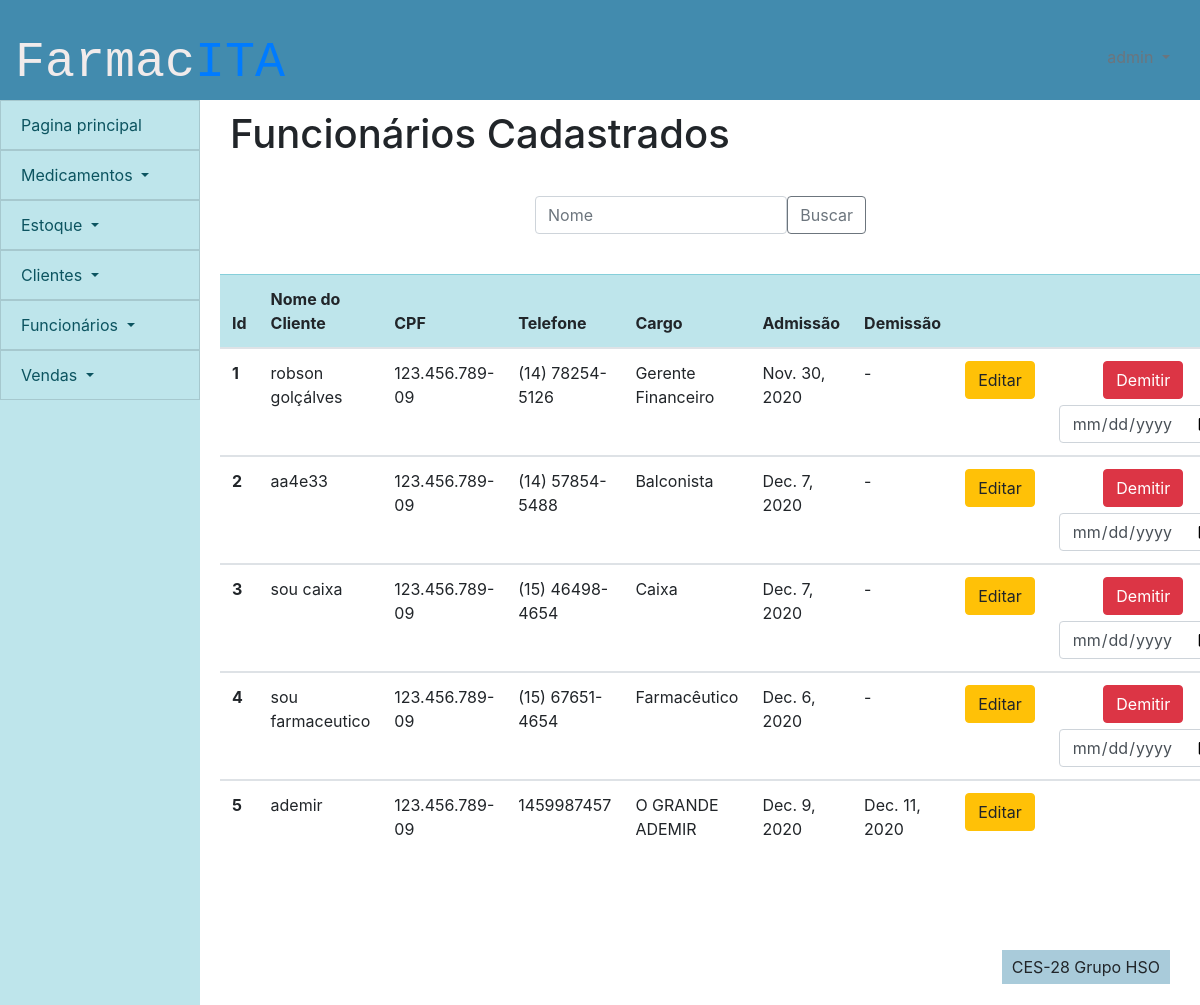
Before: /pessoas/editar_usuario (signed in) with the older database file.
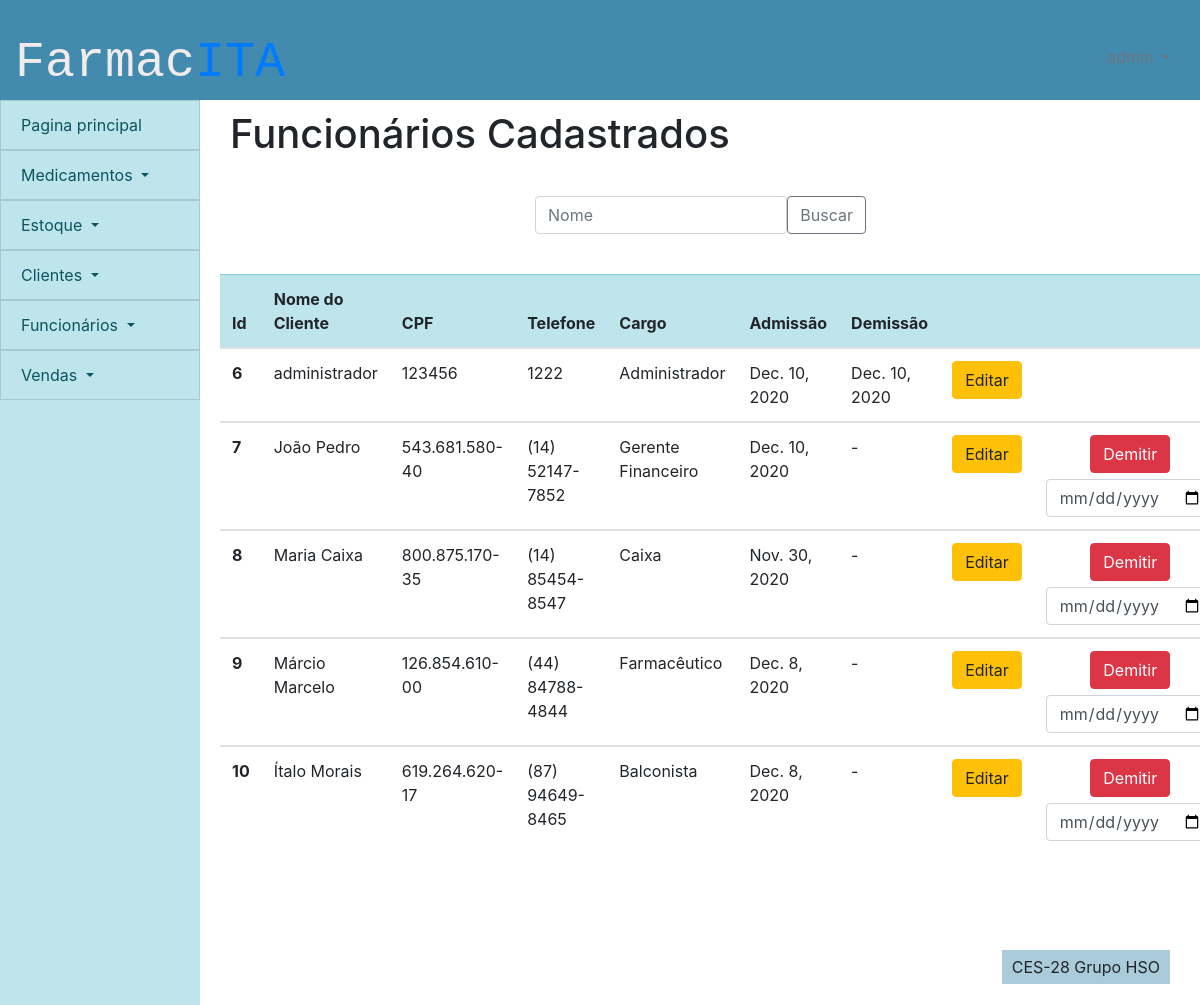
After: the same page with the newer database file.
### pessoas/models.py (models this page shows)
class funcionario(models.Model):
    id = models.AutoField(primary_key=True, auto_created=True)
    user = models.OneToOneField(User,on_delete=models.CASCADE)
    nome_funcionario = models.CharField(max_length=300)
    cpf = models.CharField(max_length=14)
    telefone = models.CharField(max_length=15)
    cargo = models.CharField(max_length=100)
    data_de_admissao = models.DateField(auto_now=False,auto_now_add=False,null=False)
    data_de_demissao = models.DateField(auto_now=False,auto_now_add=False,null=True)
    class Meta:
        db_table = 'funcionarios'

### pessoas/views.py (the view, shortened to what this page needs)
# urls.py: path('editar_usuario',views.editar_usuario, name = 'editar_usuario'),
def editar_usuario(request):
    check, retorno = checar_cargo(request)
    if check:
        return retorno
    cargo = funcionario.objects.get(user=request.user).cargo
    sucesso=False
    if request.user.is_authenticated:
        editar = False
        lista = funcionario.objects.all()
        busca = request.GET.get('buscacliente')
        if busca:
            editar = False
            lista = funcionario.objects.filter(nome_funcionario__icontains = busca)
        delete = request.GET.get('delete')
        data = request.GET.get('data_de_demissao')
        if delete:
            print("olha aki")
            teste = funcionario.objects.filter(id = delete)
            print(data)
            teste.update(data_de_demissao = data)
        editando = request.GET.get('edit')
        if editando:
            editar = True
            lista = funcionario.objects.filter(id = editando)
        return render(request,'pessoas/pagina_edicao_de_usuario.html',{'lista':lista,'editar':editar,'sucesso':sucesso,'cargo':cargo})
    else:
        return failed_login(request)

### pessoas/views.py (called while the page is built)
def checar_cargo(request):
    user = request.user
    if user.is_anonymous:
        return True, redirect('/')
    else:
        cargo = funcionario.objects.get(user=request.user).cargo
        if cargo == 'Caixa':
            return 1, render(request,'sem_permissao.html',{'cargo':cargo})
        elif cargo == 'Gerente Financeiro':
            return 2, render(request,'sem_permissao.html',{'cargo':cargo})
        elif cargo == 'Balconista':
            return 3, render(request,'sem_permissao.html',{'cargo':cargo})
    return False, False

### frontend/pessoas/pagina_edicao_de_usuario.html (shortened to what this page needs)
{% extends 'template/padrao.html' %}
{% load static %}
{%block titulo-conteudo %}
Funcionários Cadastrados
{% endblock %}
{% block content %}
<div>
    <div class="row formulario">
        <div class="col-sm-12">
            <div>
                <form method="GET">
                    <div class="input-group-prepend">
                        <input type="text" class="form-control" placeholder="Nome" name="buscacliente" id="buscacliente">
                    <button class="btn btn-outline-secondary" type="submit" id="button-addon1">Buscar</button>
                    </div>
                    </form>
            </div>
        </div>
    </div>
    <div class="tabela">
        <table class="table table-hover">
            <thead class="table-info">
                <tr>
                    <th scope="col">Id</th>
                    <th scope="col">Nome do Cliente</th>
                    <th scope="col">CPF</th>
                    <th scope="col">Telefone</th>
                    <th scope="col">Cargo</th>
                    <th scope="col">Admissão</th>
                    <th scope="col">Demissão</th>
                    <th></th>
                    <th></th>
                </tr>
            </thead>
            {% for i in lista %}
            <tbody>
                <tr class={{i.id}}>
                    <th scope="row">{{i.id}}</th>
                    <td class = "nome">{{i.nome_funcionario}}</td>
                    <td class = "cpf">{{i.cpf}}</td>
                    <td class = "telefone">{{i.telefone}}</td>
                    <td class = "cargo">{{i.cargo}}</td>
                    <td class = "admissao">{{i.data_de_admissao}}</td>
                    <td class = "demissao">
                        {% if i.data_de_demissao == None%}
                        {{"-"}}
                        {%else%}
                        {{i.data_de_demissao}}
                        {% endif%}
                    </td>
                    <td>
                        <form class= "centro">
                            <button value = {{i.id}} name = 'edit' class="btn btn-warning"  type = "submit" >Editar</button>
                        </form>
                    </td>
                    <td>
                        {% if i.data_de_demissao == None%}
                        <form class= "centro">
                            <button  value = {{i.id}} name = 'delete' class="btn btn-danger botao" type = "submit">Demitir</button>
                            <input type="date" required class="form-control background-none custom-input", name = 'data_de_demissao'>
                        </form>
                        {% endif%}
                    </td>
                </tr>
            </tbody>
            {% endfor %}
        </table>
    </div>
</div>
{% endblock %}

Changed rows visible on the page:
removed funcionario: id "1", nome_funcionario "robson golçálves", cpf "123.456.789-09", telefone "(14) 78254-5126", cargo "Gerente Financeiro", data_de_admissao "Nov. 30, 2020", value "-"
removed funcionario: id "2", nome_funcionario "aa4e33", cpf "123.456.789-09", telefone "(14) 57854-5488", cargo "Balconista", data_de_admissao "Dec. 7, 2020", value "-"
removed funcionario: id "3", nome_funcionario "sou caixa", cpf "123.456.789-09", telefone "(15) 46498-4654", cargo "Caixa", data_de_admissao "Dec. 7, 2020", value "-"
removed funcionario: id "4", nome_funcionario "sou farmaceutico", cpf "123.456.789-09", telefone "(15) 67651-4654", cargo "Farmacêutico", data_de_admissao "Dec. 6, 2020", value "-"
removed funcionario: id "5", nome_funcionario "ademir", cpf "123.456.789-09", telefone "1459987457", cargo "O GRANDE ADEMIR", data_de_admissao "Dec. 9, 2020", data_de_demissao "Dec. 11, 2020"
added funcionario: id "6", nome_funcionario "administrador", cpf "123456", telefone "1222", cargo "Administrador", data_de_admissao "Dec. 10, 2020", data_de_demissao "Dec. 10, 2020"
added funcionario: id "7", nome_funcionario "João Pedro", cpf "543.681.580-40", telefone "(14) 52147-7852", cargo "Gerente Financeiro", data_de_admissao "Dec. 10, 2020", value "-"
added funcionario: id "8", nome_funcionario "Maria Caixa", cpf "800.875.170-35", telefone "(14) 85454-8547", cargo "Caixa", data_de_admissao "Nov. 30, 2020", value "-"
added funcionario: id "9", nome_funcionario "Márcio Marcelo", cpf "126.854.610-00", telefone "(44) 84788-4844", cargo "Farmacêutico", data_de_admissao "Dec. 8, 2020", value "-"
added funcionario: id "10", nome_funcionario "Ítalo Morais", cpf "619.264.620-17", telefone "(87) 94649-8465", cargo "Balconista", data_de_admissao "Dec. 8, 2020", value "-"
